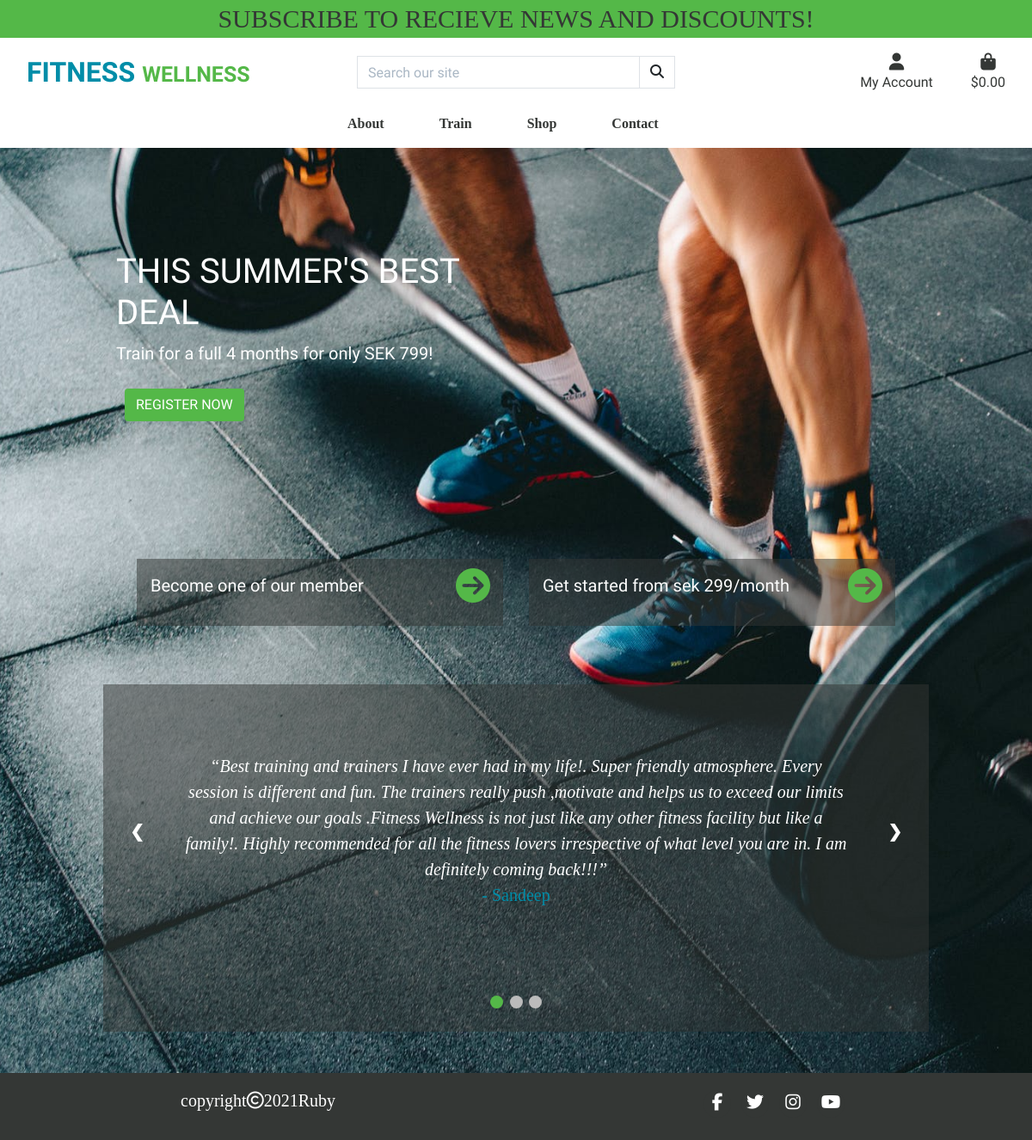
The page / on the database its author committed.
### home/models.py (models this page shows, shortened)
class Testimonial(models.Model):
    name = models.CharField(max_length=254)
    email = models.EmailField(max_length=254, unique=True)
    testimony = models.TextField()

### home/views.py (the view)
# urls.py: path('', views.all_testimonials, name='home'),
def all_testimonials(request):
    testimonials = Testimonial.objects.all()
    context = {
        'testimonials': testimonials,
    }
    return render(request, 'home/index.html', context)

### bag/contexts.py (called while the page is built, shortened)
def bag_contents(request):
    bag_items = []
    total = 0
    product_count = 0
    bag = request.session.get('bag', {})
    if total < settings.FREE_DELIVERY_THRESHOLD:
        delivery = total * Decimal(settings.STANDARD_DELIVERY_PERCENTAGE / 100)
        free_delivery_delta = settings.FREE_DELIVERY_THRESHOLD - total
    else:
        delivery = 0
        free_delivery_delta = 0
    grand_total = delivery + total
    context = {
        'bag_items': bag_items,
        'total': total,
        'product_count': product_count,
        'delivery': delivery,
        'free_delivery_delta': free_delivery_delta,
        'free_delivery_threshold': settings.FREE_DELIVERY_THRESHOLD,
        'grand_total': grand_total,
    }
    return context

### home/templates/home/index.html (shortened to what this page needs)
{% extends "base.html" %}
{% load static %}
{% block content %}
<div class="home-container">
    <div class="container">
        <div class="row home-text">
            <div class="col-6 col-md-6">
                <h1 class="display-8 text-uppercase header-text">
                    this summer's best deal
                </h1>
                <p class="para-text">
                    Train for a full 4 months for only SEK 799!
                </p>
                <div>
                    <a href="{% url 'account_signup' %}" class="btn btn-green btn-ls text-uppercase">Register Now</a>
                </div>
            </div>
        </div>
        <div class="row block-text px-4 gx-5">
            <div class="col-12 col-md-6">
                <div class="bg-col inline p-3">
                    <p>Become one of our member</p>
                    <a href="{% url 'account_signup' %}"><i class="fas fa-arrow-circle-right icon-arrow"></i></a>
                </div>
            </div>
            <div class="col-12 col-md-6">
                <div class="bg-col inline p-3">
                    <p>Get started from sek 299/month</p>
                    <a href="{% url 'products' %}?category=general_program,loyal_program,offer,training"><i
                            class="fas fa-arrow-circle-right icon-arrow"></i></a>
                </div>
            </div>
        </div>
        <div class="row mt-5 mb-5 bg-col">
            <div class="col-12">
                <div class="slideshow-container">
                    {% for testimonial in testimonials %}
                    <div class="mySlides">
                        <q class="mb-0 gym-para">{{ testimonial.testimony }}</q>
                        <p class="mb-0 author gym-para">- {{ testimonial.name }}</p>
                    </div>
                    {% endfor %}
                    <a class="prev" onclick="plusSlides(-1)">&#10094;</a>
                    <a class="next" onclick="plusSlides(1)">&#10095;</a>
                </div>
                <div class="dot-container">
                    <span class="dot" onclick="currentSlide(1)"></span>
                    <span class="dot" onclick="currentSlide(2)"></span>
                    <span class="dot" onclick="currentSlide(3)"></span>
                </div>
            </div>
        </div>
    </div>
</div>
{% endblock %}

### static/css/base.css (style rules this page uses)
html { height: 100%; }
body { min-height: calc(100vh - 56px); color: #343735; font-family: "rationale"; }
.home-container { background: url('/media/background-image.jpg') no-repeat center center fixed; -webkit-background-size: cover; -moz-background-size: cover; -o-background-size: cover; background-size: cover; background-color: dimgrey; display: flex; min-height: calc(100vh - 56px); position: relative; }
.home-text { margin-top: 120px; color: #ffffff; }
.header-text { font-size: 40px; }
.para-text { font: "expo"; font-size: 20px; }
.block-text { margin-top: 130px; color: #ffffff; font: "expo"; font-size: 20px; padding: 20px; }
.slideshow-container { position: relative; color: #ffffff; }
.mySlides { display: none; padding: 80px; text-align: center; }
.prev, .next { cursor: pointer; position: absolute; top: 50%; width: auto; margin-top: -30px; padding: 16px; color: #888; font-weight: bold; font-size: 20px; border-radius: 0 3px 3px 0; user-select: none; }
.prev { position: absolute; left: 0; border-radius: 3px 0 0 3px; }
.next { position: absolute; right: 0; border-radius: 3px 0 0 3px; }
.dot-container { text-align: center; padding: 20px; }
.dot { cursor: pointer; height: 15px; width: 15px; margin: 0 2px; background-color: #bbb; border-radius: 50%; display: inline-block; transition: background-color 0.6s ease; }
.active, .dot:hover { background-color: #54b848; }
q { font-style: italic; }
.author { color: #008da8; font-size: 20px; }
.gym-para { font-size: 20px; font-family: "expo"; }
.bg-col { background-color: rgb(52,55,53,0.5); }
.btn-green { background-color: #54b848; color: #ffffff; margin:10px; }
.icon-arrow { color: #54b848; float: right; position: absolute; right: 30px; bottom: 27px; font-size: 40px; }
a { color: #343735; }
@media (min-width: 1200px) { .container { max-width: 80%; } }

### rows shown on the page
Testimonial: testimony "Best training and trainers I have ever had in my life!. Super friendly atmosphere. Every session is different and fun. The trainers really push ,motivate and helps us to exceed our limits and achieve our goals .Fitness Wellness is not just like any other fitness facility but like a family!. Highly recommended for all the fitness lovers irrespective of what level you are in. I am definitely coming back!!!", name "Sandeep"
